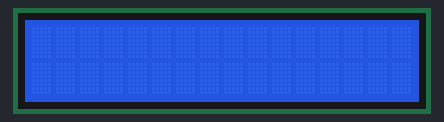
Bench run of a sketch on a simulated Arduino Uno, built with avr-gcc and run on an emulated ATmega328P. On the bench: 16×2 character LCD.

Above: at 0.1 s.
At 0.6 s:
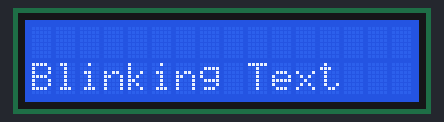

Measured:
- what the display in image 1 shows lasts 0.5 s, from 0.6 s to 1.1 s

The sketch:

blink_text.ino
```cpp
//pranitelearnings
// Program Blinking text
// include the library code:
#include <LiquidCrystal_I2C.h>
// initialize the library with the numbers of the interface pins
LiquidCrystal_I2C lcd(0x27,16,2);
void setup() {
// set up the LCD's number of rows and columns:
lcd.init();
lcd.backlight();
lcd.clear(); // start with a blank screen
lcd.setCursor(0,1); // set cursor to column 0, row 1
lcd.print("Blinking Text");
}
void loop() {
// Turn off the blinking cursor:
lcd.noDisplay();
delay(500);
// Turn on the display:
lcd.display();
delay(500);
}
```
